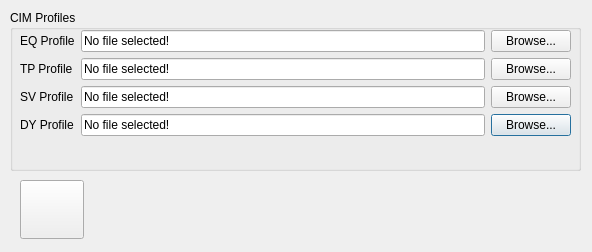
<?xml version="1.0" encoding="UTF-8"?>
<ui version="4.0">
 <class>Dialog</class>
 <widget class="QDialog" name="Dialog">
  <property name="geometry">
   <rect>
    <x>0</x>
    <y>0</y>
    <width>592</width>
    <height>252</height>
   </rect>
  </property>
  <property name="windowTitle">
   <string>Dialog</string>
  </property>
  <widget class="QGroupBox" name="groupBox">
   <property name="geometry">
    <rect>
     <x>10</x>
     <y>10</y>
     <width>571</width>
     <height>161</height>
    </rect>
   </property>
   <property name="title">
    <string>CIM Profiles</string>
   </property>
   <widget class="QWidget" name="layoutWidget">
    <property name="geometry">
     <rect>
      <x>10</x>
      <y>20</y>
      <width>551</width>
      <height>138</height>
     </rect>
    </property>
    <layout class="QGridLayout" name="gridLayout">
     <property name="sizeConstraint">
      <enum>QLayout::SetMaximumSize</enum>
     </property>
     <item row="3" column="2">
      <widget class="QPushButton" name="btnBrowseDY">
       <property name="text">
        <string>Browse...</string>
       </property>
      </widget>
     </item>
     <item row="1" column="1">
      <widget class="QLineEdit" name="txtTP">
       <property name="text">
        <string>No file selected!</string>
       </property>
      </widget>
     </item>
     <item row="1" column="2">
      <widget class="QPushButton" name="btnBrowseTP">
       <property name="text">
        <string>Browse...</string>
       </property>
      </widget>
     </item>
     <item row="2" column="2">
      <widget class="QPushButton" name="btnBrowseSV">
       <property name="text">
        <string>Browse...</string>
       </property>
      </widget>
     </item>
     <item row="3" column="0">
      <widget class="QLabel" name="label_4">
       <property name="text">
        <string>DY Profile</string>
       </property>
      </widget>
     </item>
     <item row="3" column="1">
      <widget class="QLineEdit" name="txtDY">
       <property name="text">
        <string>No file selected!</string>
       </property>
      </widget>
     </item>
     <item row="2" column="1">
      <widget class="QLineEdit" name="txtSV">
       <property name="text">
        <string>No file selected!</string>
       </property>
      </widget>
     </item>
     <item row="0" column="0">
      <widget class="QLabel" name="label">
       <property name="text">
        <string>EQ Profile</string>
       </property>
      </widget>
     </item>
     <item row="0" column="1">
      <widget class="QLineEdit" name="txtEQ">
       <property name="text">
        <string>No file selected!</string>
       </property>
      </widget>
     </item>
     <item row="0" column="2">
      <widget class="QPushButton" name="btnBrowseEQ">
       <property name="text">
        <string>Browse...</string>
       </property>
      </widget>
     </item>
     <item row="1" column="0">
      <widget class="QLabel" name="label_2">
       <property name="text">
        <string>TP Profile</string>
       </property>
      </widget>
     </item>
     <item row="2" column="0">
      <widget class="QLabel" name="label_3">
       <property name="text">
        <string>SV Profile</string>
       </property>
      </widget>
     </item>
    </layout>
   </widget>
  </widget>
  <widget class="QPushButton" name="btnToModelica">
   <property name="geometry">
    <rect>
     <x>20</x>
     <y>180</y>
     <width>64</width>
     <height>59</height>
    </rect>
   </property>
   <property name="sizePolicy">
    <sizepolicy hsizetype="Expanding" vsizetype="Expanding">
     <horstretch>0</horstretch>
     <verstretch>0</verstretch>
    </sizepolicy>
   </property>
   <property name="minimumSize">
    <size>
     <width>48</width>
     <height>48</height>
    </size>
   </property>
   <property name="maximumSize">
    <size>
     <width>64</width>
     <height>64</height>
    </size>
   </property>
   <property name="text">
    <string/>
   </property>
   <property name="iconSize">
    <size>
     <width>24</width>
     <height>22</height>
    </size>
   </property>
  </widget>
 </widget>
 <resources/>
 <connections/>
</ui>
